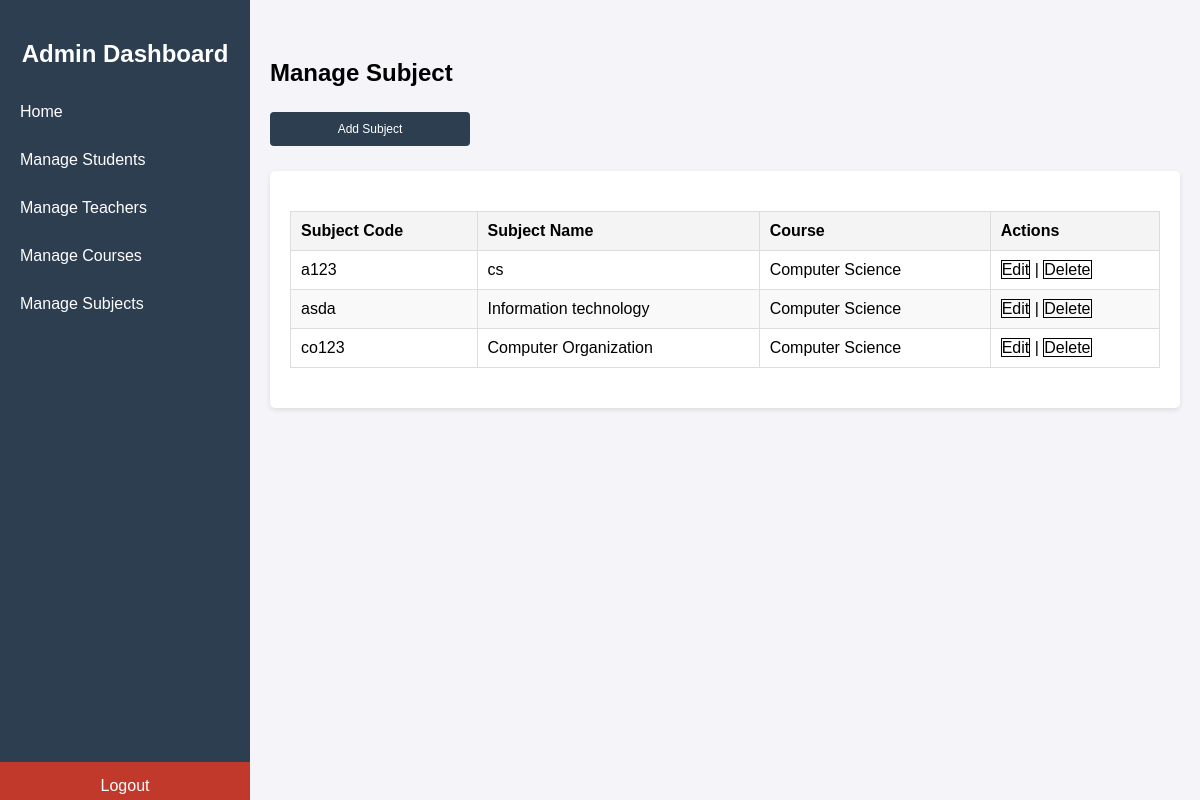
Page /admin-subject/ on the committed database.
### GradeWireapp/models.py (models this page shows, shortened)
class Subject(models.Model):
    SEMESTER_CHOICES = [
        ('semester-1', 'Semester 1'),
        ('semester-2', 'Semester 2'),
        ('semester-3', 'Semester 3'),
        ('semester-4', 'Semester 4'),
        ('semester-5', 'Semester 5'),
        ('semester-6', 'Semester 6'),
    ]
    semester = models.CharField(max_length=20, choices=SEMESTER_CHOICES, default='semester-1')
    subject_code = models.CharField(max_length=50, unique=True)
    name = models.CharField(max_length=255)
    course = models.ForeignKey('Course', on_delete=models.CASCADE)

class Course(models.Model):
    course_id = models.CharField(max_length=30,unique=True)
    course_name = models.CharField(max_length=30,unique=True,default= ' ')
    def __str__(self):
        return self.course_name

### GradeWireapp/views.py (the view)
# urls.py: path('admin-subject/', views.admin_mg_subject_view,name='adminMgSubject'),
def admin_mg_subject_view(request):
    courses=Course.objects.all()
    subjects=Subject.objects.all()
    return render(request,'admin_mg_subject.html',{'courses':courses ,'subjects':subjects})

### templates/admin_mg_subject.html (shortened to what this page needs)
{% load static %}
<!DOCTYPE html>
<html lang="en">
<head>
    <link rel="stylesheet" type="text/css" href="{% static 'assets/css/admin-style.css'%}">
</head>
<body>
    <div class="menu-toggle" onclick="toggleSidebar()">☰ Menu</div>
    <div class="sidebar">
        <h2>Admin Dashboard</h2>
        <a href="{% url 'adminHome' %}" onclick="showSection('home')">Home</a>
        <a href="{% url 'ManageStudent' %}"  >Manage Students</a>
        <a href="{% url 'ManageTeacher' %}" >Manage Teachers</a>
        <a href="{% url 'ManageCourse' %}" >Manage Courses</a>
        <a href="{% url 'ManageSubject' %}" >Manage Subjects</a>
        <a href="{% url 'logout' %}" class="logout" id="logoutButton">Logout</a>
    </div>
    <div class="content">
        <div id="manage-subjects" class="section active">
            <h2>Manage Subject</h2>
            <div class="form-container">
                <button class="small-btn" onclick="toggleAddSubjectForm()" style=" width: 200px;">Add Subject</button>
            </div>
            <div class="table-container">
                <table>
                    <thead>
                        <tr>
                            <th>Subject Code</th>
                            <th>Subject Name</th>
                            <th>Course</th>
                            <th>Actions</th>
                        </tr>
                    </thead>
                    <tbody id="subjectTableBody">
                        {% for s in subjects %}
                            <tr>
                                <td>{{ s.subject_code}}</td>
                                <td>{{ s.name }}</td>
                                <td>{{s.course}}</td>
                                <td>
                                    <a href="{% url 'edit_subject' s.id %}"  style="border: 1px solid; text-decoration: none; color: black;">Edit</a> |
                                    <a href="{% url 'delete_subject' s.id %}" onclick="return confirm('Are you sure you want to delete this subject?');" style="border: 1px solid; text-decoration: none; color: black;">Delete</a>
                                </td>
                            </tr>
                        {% endfor %}
                    </tbody>
                </table>
            </div>
        </div>
    </div>
</body>
</html>

### static/assets/css/admin-style.css (style rules this page uses)
body { margin: 0; font-family: Arial, sans-serif; background-color: #f4f4f9; }
.sidebar { position: fixed; top: 0; left: 0; width: 250px; height: 100%; background-color: #2c3e50; color: white; display: flex; flex-direction: column; padding-top: 20px; transition: transform 0.3s ease; }
.sidebar h2 { text-align: center; font-size: 24px; margin-bottom: 20px; color: #ffffff; }
.sidebar a { text-decoration: none; color: white; padding: 15px 20px; display: block; transition: background 0.3s; cursor: pointer; }
.sidebar .logout { margin-top: auto; background-color: #c0392b; text-align: center; margin-bottom:10px; }
.content { margin-left: 250px; padding: 20px; transition: margin-left 0.3s ease; }
.section { display: none; }
.section.active { display: block; }
.table-container { background: #fff; padding: 20px; border-radius: 5px; box-shadow: 0 2px 5px rgba(0, 0, 0, 0.1); overflow-x: auto; }
table { width: 100%; border-collapse: collapse; margin: 20px 0; font-size: 16px; }
table th, table td { text-align: left; padding: 10px; border: 1px solid #ddd; }
table th { background-color: #f4f4f4; font-weight: bold; }
table tbody tr:nth-child(even) { background-color: #f9f9f9; }
.form-container { margin-bottom: 20px; }
.form-container input, .form-container button { margin: 5px 0; padding: 10px; width: 300px; border: 1px solid #ddd; border-radius: 4px; }
.form-container button { background-color: #2c3e50; color: white; border: none; cursor: pointer; }

### templates/admin_mg_subject.html (style rules this page uses)
.small-btn { font-size: 12px; padding: 5px 10px; background-color: #007bff; color: white; border: none; border-radius: 5px; cursor: pointer; }

### rows in the picture
Subject: subject_code "a123", name "cs", course "Computer Science"
Subject: subject_code "asda", name "Information technology", course "Computer Science"
Subject: subject_code "co123", name "Computer Organization", course "Computer Science"
